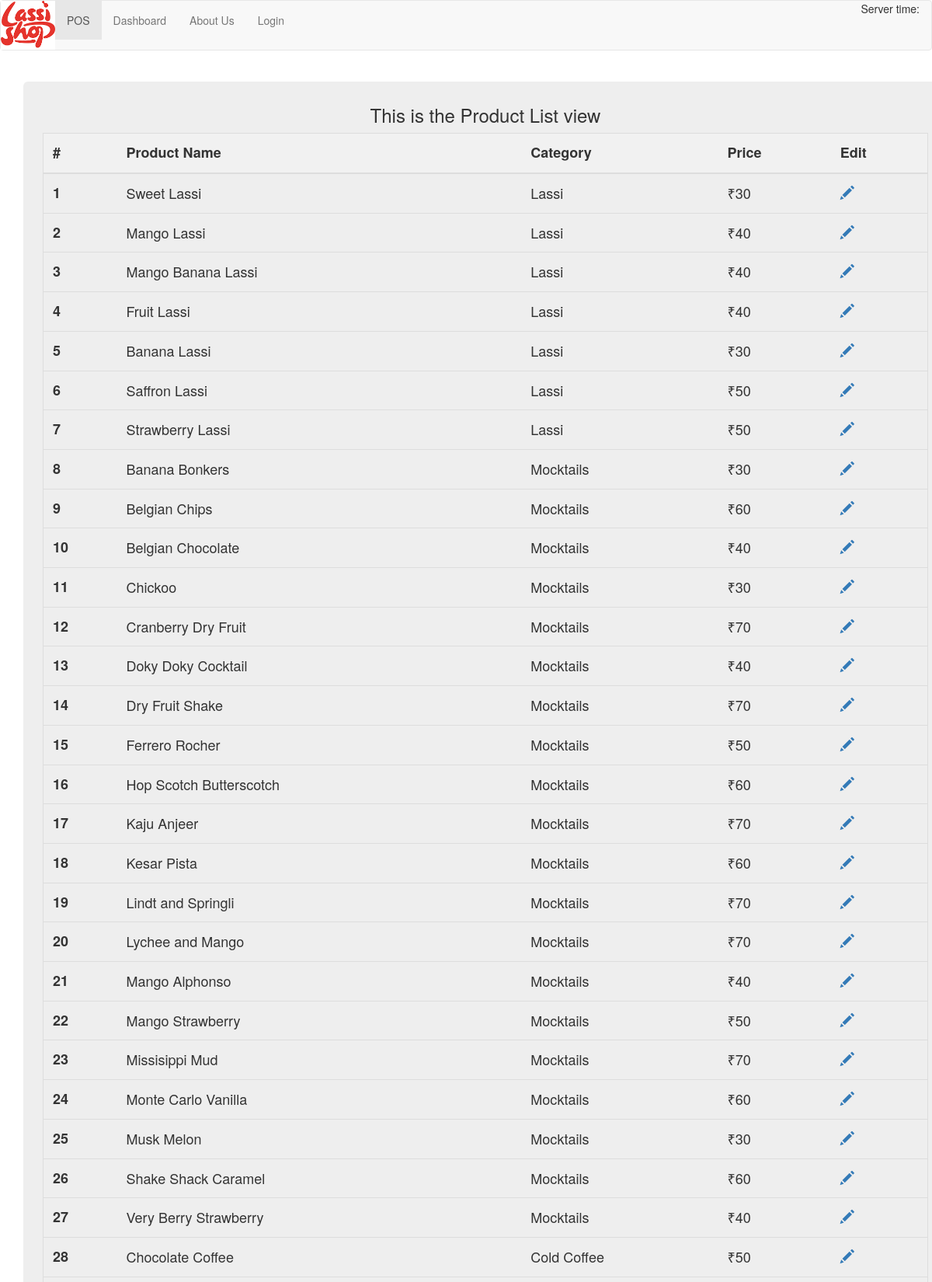
Screenshot of /sales/product/ (upper part) with the database file from the repository.
### sales/models.py (models this page shows)
class Product(models.Model):
    product_name = models.CharField(max_length=50, unique=True)
    category = models.ForeignKey(Category)
    price = models.PositiveIntegerField(default= 0)
    available = models.BooleanField(default=True)
    def get_absolute_url(self):
        return reverse('sales:productupdate',kwargs={'pk':self.pk})
    class Meta:
        verbose_name_plural = 'Products'

class Category(models.Model):
    product_category = models.CharField(max_length=50)
    def __unicode__(self):
        return '%s' % (self.product_category)
    class Meta:
        verbose_name_plural = 'Categories'

### sales/views.py (the view)
class ProductListView(ListView):
    model = Product
    template_name = "sales/products.html"
    form_class = ProductForm
    success_url = 'home'

### templates/sales/products.html
{% extends "base.html" %}
{% block sales %}
<h3>This is the Product List view</h3>
<div class="container">
     <table class="table table-sm table-responsive" id="myTable">
         <thead>
         <tr class="header">
             <th>#</th>
             <th>Product Name</th>
             <th>Category</th>
             <th>Price</th>
             <th>Edit</th>
         </tr>
         </thead>
         <tbody>
         {% for object in object_list %}
         <tr>
             <th>{{ object.id }}</th>
             <td>{{ object.product_name }}</td>
             <td>{{ object.category }}</td>
             <td class="item_price"> &#x20B9;{{ object.price }}</td>
             <td><a href="{{ object.get_absolute_url  }}" class="glyphicon glyphicon-pencil"></a></td>
         </tr>
         {% endfor %}
         </tbody>
     </table>
</div>
{% endblock sales %}

### static/css/style.css (style rules this page uses)
html { position: relative; min-height: 100%; }
body { margin-bottom: 60px; }
#myTable { border-collapse: collapse; width: 100%; border: 1px solid #ddd; font-size: 18px; }
#myTable th, #myTable td { text-align: left; padding: 12px; }
#myTable tr { border-bottom: 1px solid #ddd; }
#myTable tr.header, #myTable tr:hover { background-color: #f1f1f1; }

### rows the page displays
Product: id "1", product_name "Sweet Lassi", category "Lassi", price "30"
Product: id "2", product_name "Mango Lassi", category "Lassi", price "40"
Product: id "3", product_name "Mango Banana Lassi", category "Lassi", price "40"
Product: id "4", product_name "Fruit Lassi", category "Lassi", price "40"
Product: id "5", product_name "Banana Lassi", category "Lassi", price "30"
Product: id "6", product_name "Saffron Lassi", category "Lassi", price "50"
Product: id "7", product_name "Strawberry Lassi", category "Lassi", price "50"
Product: id "8", product_name "Banana Bonkers", category "Mocktails", price "30"
Product: id "9", product_name "Belgian Chips", category "Mocktails", price "60"
Product: id "10", product_name "Belgian Chocolate", category "Mocktails", price "40"
Product: id "11", product_name "Chickoo", category "Mocktails", price "30"
Product: id "12", product_name "Cranberry Dry Fruit", category "Mocktails", price "70"
Product: id "13", product_name "Doky Doky Cocktail", category "Mocktails", price "40"
Product: id "14", product_name "Dry Fruit Shake", category "Mocktails", price "70"
Product: id "15", product_name "Ferrero Rocher", category "Mocktails", price "50"
Product: id "16", product_name "Hop Scotch Butterscotch", category "Mocktails", price "60"
Product: id "17", product_name "Kaju Anjeer", category "Mocktails", price "70"
Product: id "18", product_name "Kesar Pista", category "Mocktails", price "60"
Product: id "19", product_name "Lindt and Springli", category "Mocktails", price "70"
Product: id "20", product_name "Lychee and Mango", category "Mocktails", price "70"
Product: id "21", product_name "Mango Alphonso", category "Mocktails", price "40"
Product: id "22", product_name "Mango Strawberry", category "Mocktails", price "50"
Product: id "23", product_name "Missisippi Mud", category "Mocktails", price "70"
Product: id "24", product_name "Monte Carlo Vanilla", category "Mocktails", price "60"
Product: id "25", product_name "Musk Melon", category "Mocktails", price "30"
Product: id "26", product_name "Shake Shack Caramel", category "Mocktails", price "60"
Product: id "27", product_name "Very Berry Strawberry", category "Mocktails", price "40"
Product: id "28", product_name "Chocolate Coffee", category "Cold Coffee", price "50"
